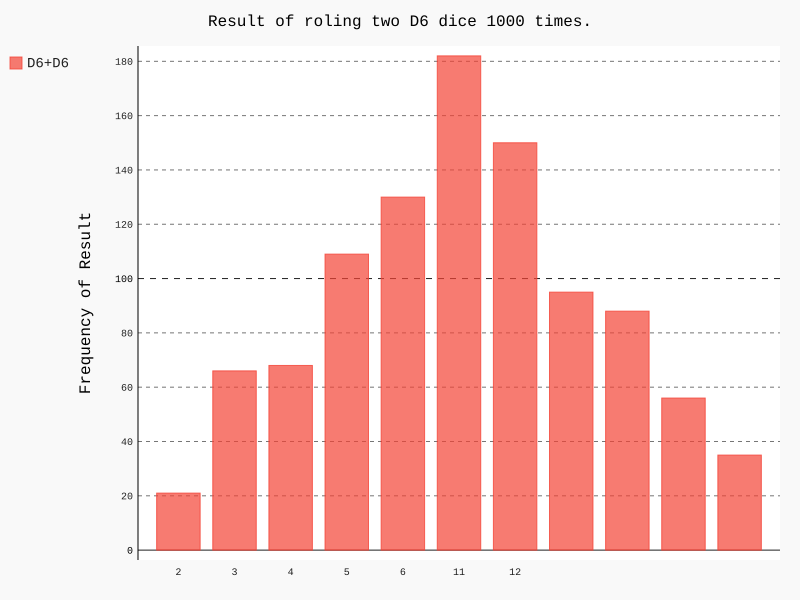

Source code (Python):
from die import Die 
import pygal

#创建两个D6骰子
die_1=Die()
die_2=Die()

#掷几次骰子，并将结果存储在一个列表中
results=[]
for roll_num in range(1000):
	result=die_1.roll()+die_2.roll()
	results.append(result)

#分析结果
frequencies=[]
max_result=die_1.num_sides+die_2.num_sides
for value in range(2,max_result+1):
	frequency=results.count(value)
	frequencies.append(frequency)

#对结果进行可视化
hist=pygal.Bar()

hist.title="Result of roling two D6 dice 1000 times."
hist.x_labels=['2','3','4','5','6','11','12']
hist.x_titles="Result"
hist.y_title="Frequency of Result"

hist.add('D6+D6',frequencies)
hist.render_to_file('die_visual.svg')
print(frequencies)
